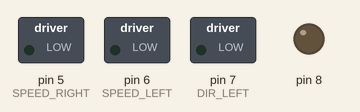
Recording of a sketch running on a simulated Arduino Uno, built with avr-gcc and run on an emulated ATmega328P. Parts: switched loads named in the sketch (green lamp = pin HIGH), output pins drawn as LEDs (lit = HIGH). At 14.3 s the program stops and its outputs stay as they are.

Above: at 0.1 s.
At 7.5 s:
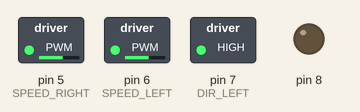
At 12.9 s:
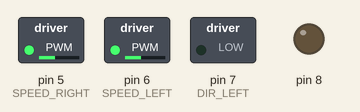
At 14.4 s:
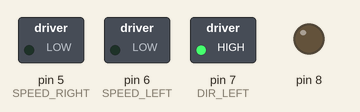
Timing chart, 0 to 15.8 s (numbered marks = the images above):
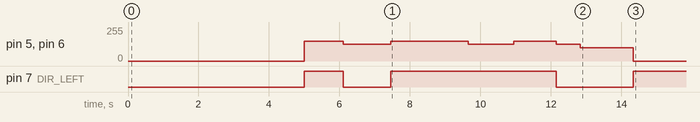

Measured:
- by itself, pin 7 (DIR_LEFT): goes HIGH 1.1 s, LOW 1.4 s, HIGH 4.7 s, LOW 2.2 s, then HIGH
- by itself, pin 5 (SPEED_RIGHT), pin 6 (SPEED_LEFT): 0/255 → 150/255 at 5.0 s, → 125/255 1.1 s later, → 150/255 1.4 s later, → 125/255 2.2 s later, … (8 changes in this stretch)

The sketch:

sketch_may15a.ino
```cpp
 // Моторы подключаются к клеммам M1+,M1-,M2+,M2-
    // Motor shield использует четыре контакта 6,5,7,4 для управления моторами

    #define SPEED_LEFT      6
    #define SPEED_RIGHT     5
    #define DIR_LEFT        7
    #define DIR_RIGHT       4

    void go(int speed, bool reverseLeft, bool reverseRight, int duration)
    {
        // Для регулировки скорости `speed` может принимать значения от 0 до 255,
        // чем болше, тем быстрее.
        analogWrite(SPEED_LEFT, speed);
        analogWrite(SPEED_RIGHT, speed);
        digitalWrite(DIR_LEFT, reverseLeft ? LOW : HIGH);
        digitalWrite(DIR_RIGHT, reverseRight ? LOW : HIGH);
        delay(duration);
    }

    void setup()
    {
        // Настраивает выводы платы 4,5,6,7 на вывод сигналов
        for(int i = 5; i <= 8; i++)
            pinMode(i, OUTPUT);
    }

    void loop()
    {
        // Задержка 5 секунд после включения питания
        delay(5000);

        // Cекуда с небольшим вперёд
        go(150, false, false, 1100);

        // Разворот на 180 градусов
        go(125, true, false, 1350);

        // Две секуды с небольшим вперёд
        go(150, false, false, 2200);

        // Разворот на 180 градусов в другую сторону
        go(125, false, true, 1300);

        // Cекуда с небольшим вперёд
        go(150, false, false, 1200);

        // Поворот на 90 градусов
        go(125, true, false, 680);

        // Медленно назад полторы секунды
        go(100, true, true, 1500);

        // Остановка до ресета или выключения питания
        go(0, false, false, 0);

        // Всё, приехали
        while (true)
            ;
    }
```
